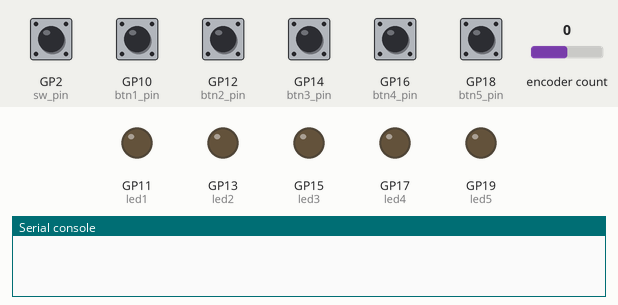
Simulated run of this program. Board: Raspberry Pi Pico running CircuitPython. Parts: output pins drawn as LEDs (lit = HIGH), the last lines printed to the serial console. The inputs (shaded band) are chosen by the test bench; at power-on: GP2 (sw_pin), GP10 (btn1_pin), GP12 (btn2_pin), GP14 (btn3_pin), GP16 (btn4_pin), GP18 (btn5_pin) HIGH, encoder count 0. USB keyboard and mouse output is not drawn.

Above: at 1.2 s.
1.3 s: GP10 (btn1_pin) pulled LOW for 0.15 s
At 1.38 s:
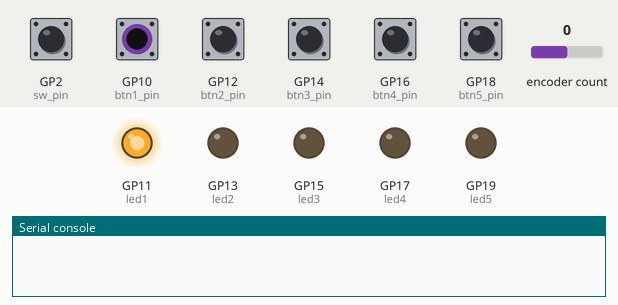
2.9 s: GP12 (btn2_pin) pulled LOW for 0.15 s
At 2.98 s:
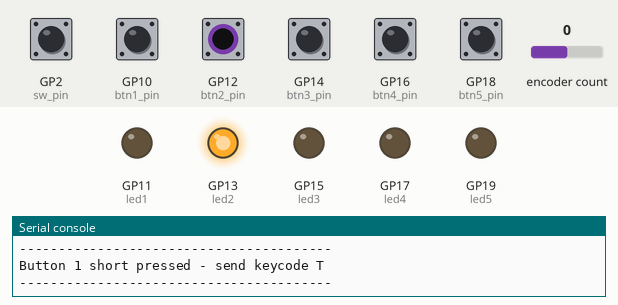
4.5 s: GP14 (btn3_pin) pulled LOW for 0.15 s
At 4.58 s:
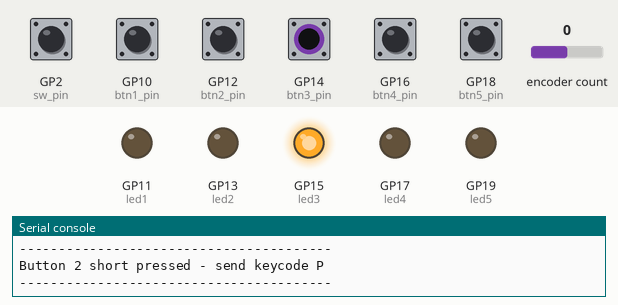
6.1 s: GP16 (btn4_pin) pulled LOW for 0.15 s
At 6.18 s:
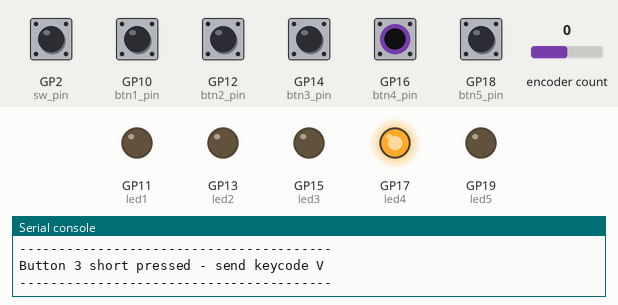
7.7 s: GP18 (btn5_pin) pulled LOW for 0.15 s
At 7.78 s:
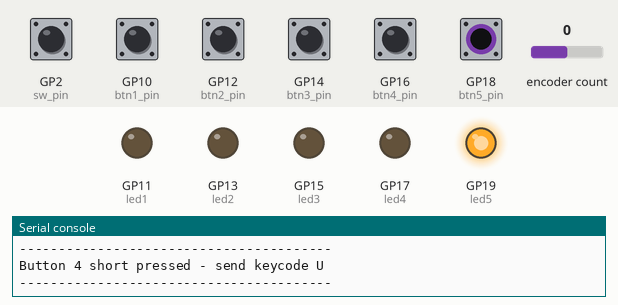
Timing chart, 0 to 10.7 s (numbered marks = the images above; inputs shaded):
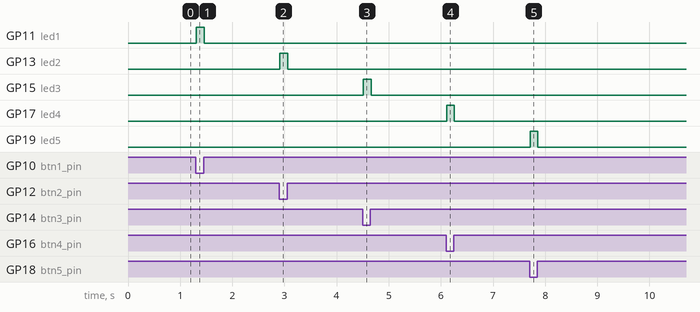

Measured:
- after the input at 1.3 s, GP11 (led1): LOW → HIGH at once, → LOW 0.15 s later
- after the input at 2.9 s, GP13 (led2): LOW → HIGH at once, → LOW 0.15 s later
- after the input at 4.5 s, GP15 (led3): LOW → HIGH at once, → LOW 0.15 s later
- after the input at 6.1 s, GP17 (led4): LOW → HIGH at once, → LOW 0.15 s later
- after the input at 7.7 s, GP19 (led5): LOW → HIGH at once, → LOW 0.15 s later

The program:

code.py
```python
# (licence header left out)
import os
import time
import microcontroller
import supervisor
import board
import rotaryio
import digitalio
from digitalio import DigitalInOut, Direction, Pull
from adafruit_debouncer import Button
import usb_hid
from adafruit_hid.keyboard import Keyboard
from adafruit_hid.keycode import Keycode

#  The keyboard object!
kbd = Keyboard(usb_hid.devices)

btn1_pin = DigitalInOut(board.GP10)             ### Connect to GND
btn1_pin.direction = Direction.INPUT
btn1_pin.pull = Pull.UP
btn1 = Button(btn1_pin, short_duration_ms=500, long_duration_ms=1000, value_when_pressed=False)

led1 = digitalio.DigitalInOut(board.GP11)       ### Connect to GND
led1.direction = digitalio.Direction.OUTPUT

btn2_pin = DigitalInOut(board.GP12)             ### Connect to GND
btn2_pin.direction = Direction.INPUT
btn2_pin.pull = Pull.UP
btn2 = Button(btn2_pin, short_duration_ms=500, long_duration_ms=1000, value_when_pressed=False)

led2 = digitalio.DigitalInOut(board.GP13)       ### Connect to GND
led2.direction = digitalio.Direction.OUTPUT

btn3_pin = DigitalInOut(board.GP14)             ### Connect to GND
btn3_pin.direction = Direction.INPUT
btn3_pin.pull = Pull.UP
btn3 = Button(btn3_pin, short_duration_ms=500, long_duration_ms=1000, value_when_pressed=False)

led3 = digitalio.DigitalInOut(board.GP15)       ### Connect to GND
led3.direction = digitalio.Direction.OUTPUT

btn4_pin = DigitalInOut(board.GP16)             ### Connect to GND
btn4_pin.direction = Direction.INPUT
btn4_pin.pull = Pull.UP
btn4 = Button(btn4_pin, short_duration_ms=500, long_duration_ms=1000, value_when_pressed=False)

led4 = digitalio.DigitalInOut(board.GP17)       ### Connect to GND
led4.direction = digitalio.Direction.OUTPUT

btn5_pin = DigitalInOut(board.GP18)             ### Connect to GND
btn5_pin.direction = Direction.INPUT
btn5_pin.pull = Pull.UP
btn5 = Button(btn5_pin, short_duration_ms=500, long_duration_ms=1000, value_when_pressed=False)

led5 = digitalio.DigitalInOut(board.GP19)       ### Connect to GND
led5.direction = digitalio.Direction.OUTPUT

sw_pin = DigitalInOut(board.GP2)                ### Connect to GND
sw_pin.direction = Direction.INPUT
sw_pin.pull = Pull.UP
sw = Button(sw_pin, short_duration_ms=500, long_duration_ms=1000, value_when_pressed=False)

encoder = rotaryio.IncrementalEncoder(board.GP4, board.GP3)
last_position = encoder.position


try:
    while True:
        btn1.update()
        led1.value = not btn1.value
        btn2.update()
        led2.value = not btn2.value
        btn3.update()
        led3.value = not btn3.value
        btn4.update()
        led4.value = not btn4.value
        btn5.update()
        led5.value = not btn5.value
        sw.update()

        try:
            if btn1.short_count:
                    print("-" * 40)
                    print("Button 1 short pressed - send keycode T")
                    print("-" * 40)
                    kbd.send(Keycode.T)
                    time.sleep(0.2)

            if btn1.long_press:
                    print("-" * 40)
                    print("Button 1 long pressed - send keycode C")
                    print("-" * 40)
                    kbd.send(Keycode.C)
                    time.sleep(0.2)

            if btn2.short_count:
                    print("-" * 40)
                    print("Button 2 short pressed - send keycode P")
                    print("-" * 40)
                    kbd.send(Keycode.P)
                    time.sleep(0.2)

            if btn2.long_press:
                    print("-" * 40)
                    print("Button 2 long pressed - send keycode P")
                    print("-" * 40)
                    kbd.send(Keycode.P)
                    time.sleep(0.2)

            if btn3.short_count:
                    print("-" * 40)
                    print("Button 3 short pressed - send keycode V")
                    print("-" * 40)
                    kbd.send(Keycode.V)
                    time.sleep(0.2)

            if btn3.long_press:
                    print("-" * 40)
                    print("Button 3 long pressed - send keycode V")
                    print("-" * 40)
                    kbd.send(Keycode.V)
                    time.sleep(0.2)

            if btn4.short_count:
                    print("-" * 40)
                    print("Button 4 short pressed - send keycode U")
                    print("-" * 40)
                    kbd.send(Keycode.U)
                    time.sleep(0.2)

            if btn4.long_press:
                    print("-" * 40)
                    print("Button 4 long pressed - send keycode U")
                    print("-" * 40)
                    kbd.send(Keycode.U)
                    time.sleep(0.2)

            if btn5.short_count:
                    print("-" * 40)
                    print("Button 5 short pressed - send keycode S")
                    print("-" * 40)
                    kbd.send(Keycode.S)
                    time.sleep(0.2)

            if btn5.long_press:
                    print("-" * 40)
                    print("Button 5 short pressed - send keycode S")
                    print("-" * 40)
                    kbd.send(Keycode.S)
                    time.sleep(0.2)

            if sw.short_count:
                    print("-" * 40)
                    print("Rotary encoder push button short pressed - send keycode ENTER")
                    print("-" * 40)
                    kbd.send(Keycode.ENTER)
                    time.sleep(0.2)

            if sw.long_press:
                    print("-" * 40)
                    print("Rotary encoder push button long pressed - send keycode ESC")
                    print("-" * 40)
                    kbd.send(Keycode.ESCAPE)
                    time.sleep(0.2)

            current_position = encoder.position
            position_change = current_position - last_position

            if position_change > 0:
                for _ in range(position_change):
                    print("-" * 40)
                    print("Rotary encoder rotation ccw - send keycode LEFT_ARROW")
                    print("-" * 40)
                    kbd.send(Keycode.LEFT_ARROW)
                    time.sleep(0.2)

            elif position_change < 0:
                for _ in range(-position_change):
                    print("-" * 40)
                    print("Rotary encoder rotation cw - send keycode RIGHT_ARROW")
                    print("-" * 40)
                    kbd.send(Keycode.RIGHT_ARROW)
                    time.sleep(0.2)

            last_position = current_position

        except Exception as e:
            print("An error occured" ,e)
            time.sleep(2)
            supervisor.reload()

except Exception as e:
    print("An error occured" ,e)
    print("Pico will hard reset in 10 seconds")
    time.sleep(10)
    micorcontroller.reset()
```
